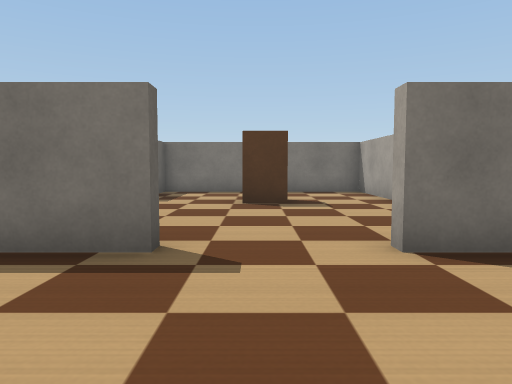
View 1 (above)

17 first-person views from a walk through a robot-simulator world made for Webots. The camera is 0.41 m above the floor, tilts 4° down and sees 70° across. The floor is counted in squares, 0.5 m on a side. Each view is taken from the middle of a square. On the plan, view 1 faces up. The plan holds only what a view shows up to about 12 squares ahead; the rest is blank. Robots are left out. Webots' stock objects and surfaces are drawn as simple stand-ins.

View 2
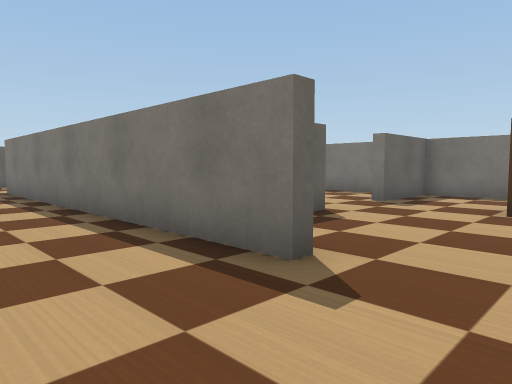

View 3
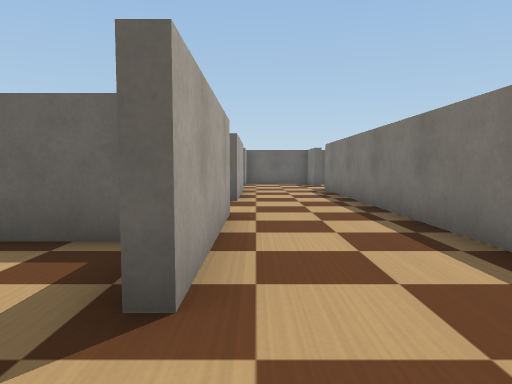

View 4
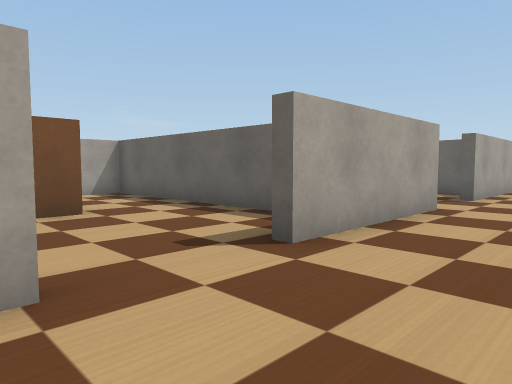

View 5
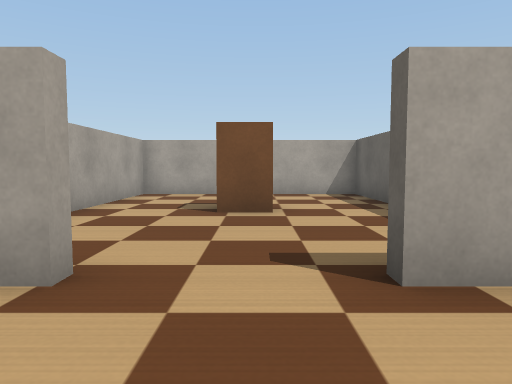

View 6
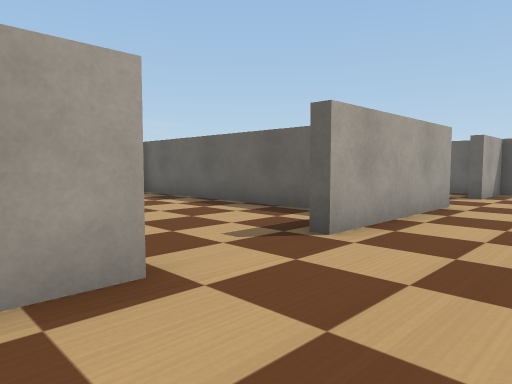

View 7
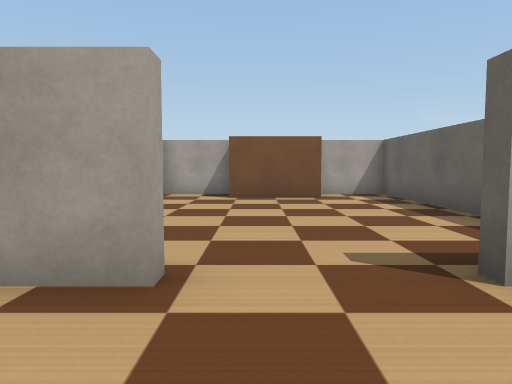

View 8
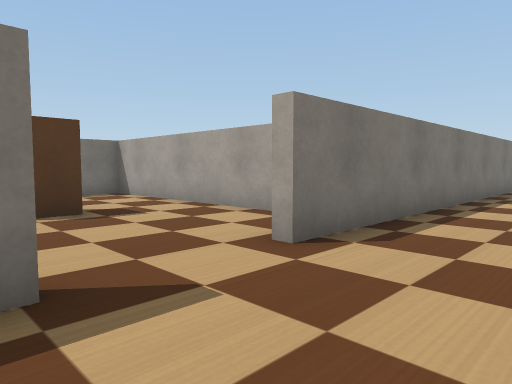

View 9
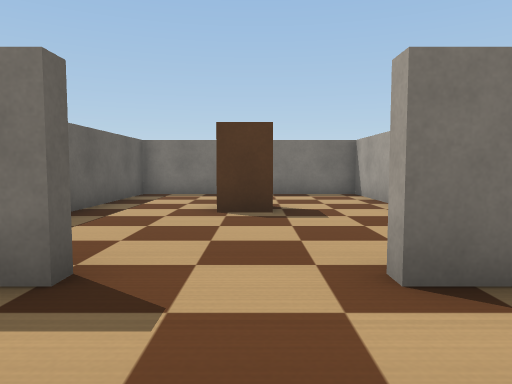

View 10
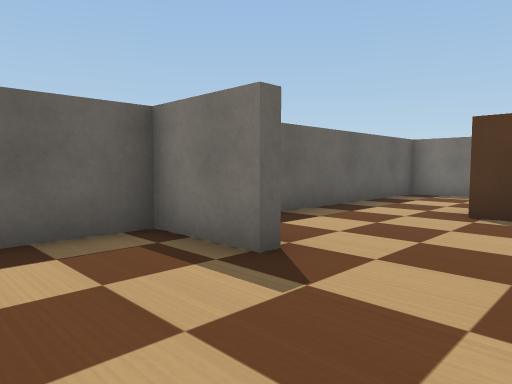

View 11
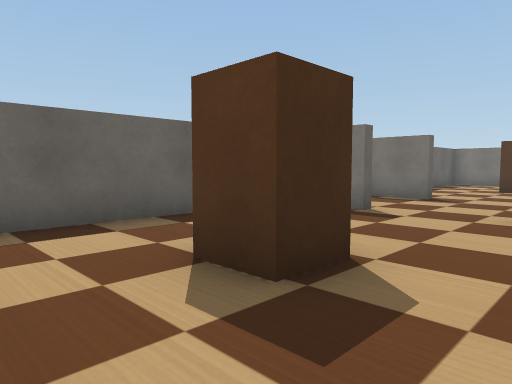

View 12
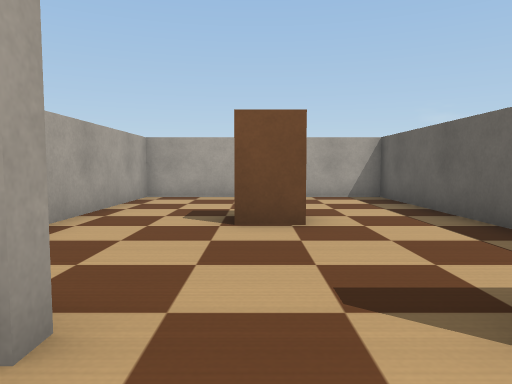

View 13
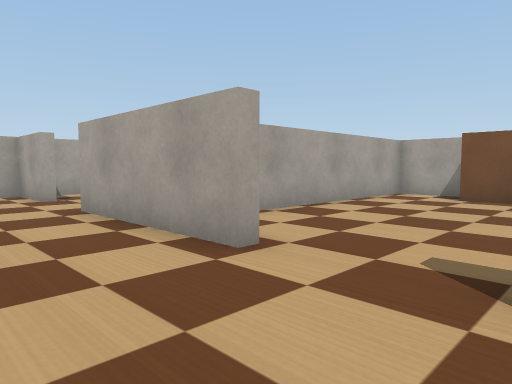

View 14
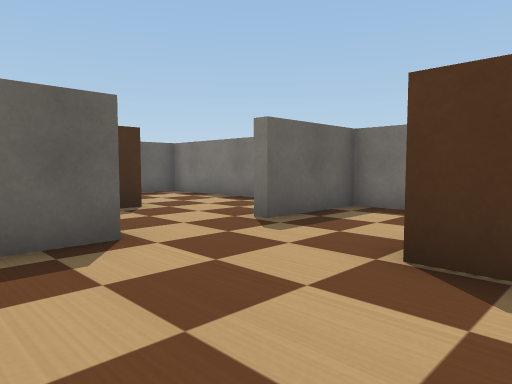

View 15
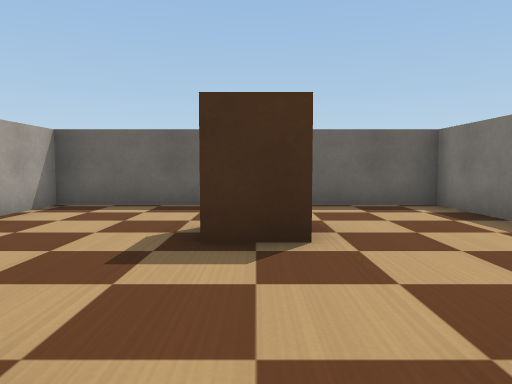

View 16
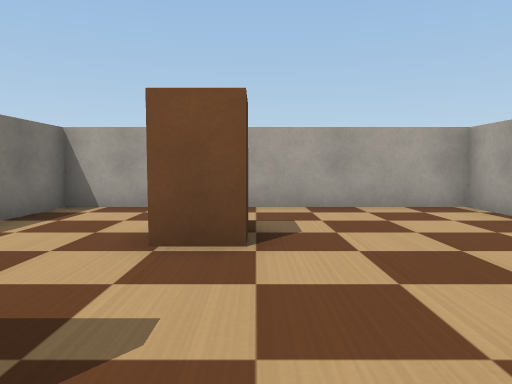

View 17
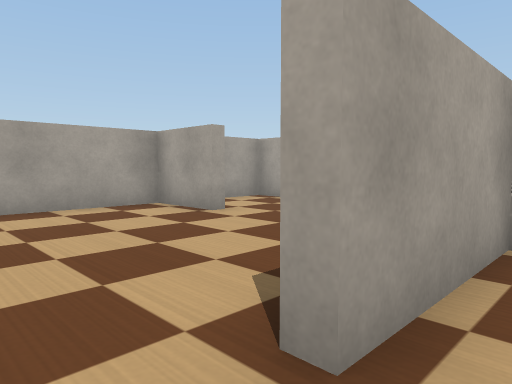

### Floor plan
Ten units are one square. View 1 is at (0, 0); x grows to the right and y downward. Boxes are objects, and circles mark ways between rooms. Rooms are numbered by the first view taken in them; rooms with no view inside come last. Other rooms are left out.
<svg viewBox="-168 -124 206 207">
<path fill="none" stroke="#000" d="M11 78 33 78 33 35M14 -1 14 -6M33 10 33 2M-29 4 -29 78 -5 78M-121 -6 -76 -6M-100 -55 -100 -119 -125 -119M-144 -39 -144 -35 -163 -35 -163 -6 -144 -6M-163 2 -163 78 -142 78M-53 -6 -10 -6M-125 78 -100 78 -100 31M-10 -39 -10 -35 -120 -35M-141 -119 -163 -119 -163 -59M14 -6 33 -6 33 -19M25 -35 14 -35M-45 -119 -98 -119 -98 -91M-33 -36 -33 -68 -29 -68 -29 -56M14 -37 33 -37 33 -119 -29 -119 -29 -91M-98 -69 -98 -37 -80 -37M-52 78 -33 78 -33 18M-53 -1 -53 -6M-98 2 -98 78 -79 78"/>
<rect x="-5" y="35" width="10" height="10" fill="#bbb"><title>brown box</title></rect>
<rect x="-135" y="25" width="10" height="20" fill="#bbb"><title>brown box</title></rect>
<rect x="-135" y="-85" width="10" height="10" fill="#bbb"><title>brown box</title></rect>
<rect x="-75" y="-85" width="20" height="10" fill="#bbb"><title>brown box</title></rect>
<rect x="-5" y="-95" width="10" height="20" fill="#bbb"><title>brown box</title></rect>
<rect x="-75" y="65" width="20" height="10" fill="#bbb"><title>brown box</title></rect>
<circle cx="5" cy="0" r="3" fill="#2a7"/>
<circle cx="5" cy="-40" r="3" fill="#2a7"/>
<circle cx="-65" cy="0" r="3" fill="#2a7"/>
<text x="0" y="40">1</text>
<text x="-110" y="-20">2</text>
<text x="-30" y="-80">3</text>
<text x="-70" y="40">4</text>
</svg>
Room 1 opens to room 2. Room 2 opens to room 3. Room 2 opens to room 4.

Where each view was taken, in squares from view 1:
view 1: 0 up, 0 right, facing up
view 2: 1 up, 1 right, facing up-left
view 3: 1 up, 1 right, facing left
view 4: 3 up, 2 right, facing down-left
view 5: 3 up, 0 right, facing down
view 6: 3 up, 4 left, facing down-left
view 7: 3 up, 6 left, facing down
view 8: 1 up, 15 left, facing up-right
view 9: 1 up, 13 left, facing up
view 10: 1 up, 12 left, facing up-left
view 11: 6 down, 11 left, facing up-left
view 12: 2 up, 13 left, facing down
view 13: 3 up, 8 left, facing down-right
view 14: 5 up, 1 right, facing up-left
view 15: 8 up, 2 left, facing left
view 16: 8 up, 4 left, facing right
view 17: 8 up, 4 left, facing down-right
